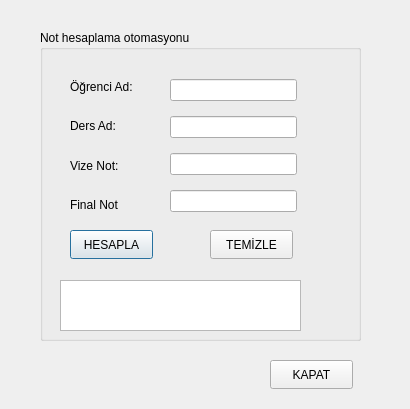
<?xml version="1.0" encoding="UTF-8"?>
<ui version="4.0">
 <class>Dialog</class>
 <widget class="QDialog" name="Dialog">
  <property name="geometry">
   <rect>
    <x>0</x>
    <y>0</y>
    <width>410</width>
    <height>409</height>
   </rect>
  </property>
  <property name="windowTitle">
   <string>Dialog</string>
  </property>
  <widget class="QGroupBox" name="groupBox">
   <property name="geometry">
    <rect>
     <x>40</x>
     <y>30</y>
     <width>321</width>
     <height>311</height>
    </rect>
   </property>
   <property name="font">
    <font>
     <bold>false</bold>
    </font>
   </property>
   <property name="title">
    <string>Not hesaplama otomasyonu</string>
   </property>
   <widget class="QPushButton" name="btn_hesapla">
    <property name="geometry">
     <rect>
      <x>30</x>
      <y>200</y>
      <width>83</width>
      <height>29</height>
     </rect>
    </property>
    <property name="text">
     <string>HESAPLA</string>
    </property>
   </widget>
   <widget class="QPushButton" name="btn_temizle">
    <property name="geometry">
     <rect>
      <x>170</x>
      <y>200</y>
      <width>83</width>
      <height>29</height>
     </rect>
    </property>
    <property name="text">
     <string>TEMİZLE</string>
    </property>
   </widget>
   <widget class="QTextBrowser" name="textBrowser">
    <property name="geometry">
     <rect>
      <x>20</x>
      <y>250</y>
      <width>241</width>
      <height>51</height>
     </rect>
    </property>
   </widget>
   <widget class="QWidget" name="">
    <property name="geometry">
     <rect>
      <x>30</x>
      <y>40</y>
      <width>80</width>
      <height>151</height>
     </rect>
    </property>
    <layout class="QVBoxLayout" name="verticalLayout">
     <item>
      <widget class="QLabel" name="label">
       <property name="text">
        <string>Öğrenci Ad:</string>
       </property>
      </widget>
     </item>
     <item>
      <widget class="QLabel" name="label_2">
       <property name="text">
        <string>Ders Ad:</string>
       </property>
      </widget>
     </item>
     <item>
      <widget class="QLabel" name="label_3">
       <property name="text">
        <string>Vize Not:</string>
       </property>
      </widget>
     </item>
     <item>
      <widget class="QLabel" name="label_4">
       <property name="text">
        <string>Final Not</string>
       </property>
      </widget>
     </item>
    </layout>
   </widget>
   <widget class="QWidget" name="">
    <property name="geometry">
     <rect>
      <x>130</x>
      <y>40</y>
      <width>127</width>
      <height>151</height>
     </rect>
    </property>
    <layout class="QVBoxLayout" name="verticalLayout_2">
     <item>
      <widget class="QLineEdit" name="ln_ad"/>
     </item>
     <item>
      <widget class="QLineEdit" name="ln_dersad"/>
     </item>
     <item>
      <widget class="QLineEdit" name="ln_vizenot"/>
     </item>
     <item>
      <widget class="QLineEdit" name="ln_finalnot"/>
     </item>
    </layout>
   </widget>
  </widget>
  <widget class="QPushButton" name="btn_kapat">
   <property name="geometry">
    <rect>
     <x>270</x>
     <y>360</y>
     <width>83</width>
     <height>29</height>
    </rect>
   </property>
   <property name="text">
    <string>KAPAT</string>
   </property>
  </widget>
 </widget>
 <resources/>
 <connections>
  <connection>
   <sender>btn_kapat</sender>
   <signal>clicked()</signal>
   <receiver>Dialog</receiver>
   <slot>accept()</slot>
   <hints>
    <hint type="sourcelabel">
     <x>333</x>
     <y>368</y>
    </hint>
    <hint type="destinationlabel">
     <x>52</x>
     <y>359</y>
    </hint>
   </hints>
  </connection>
 </connections>
</ui>
